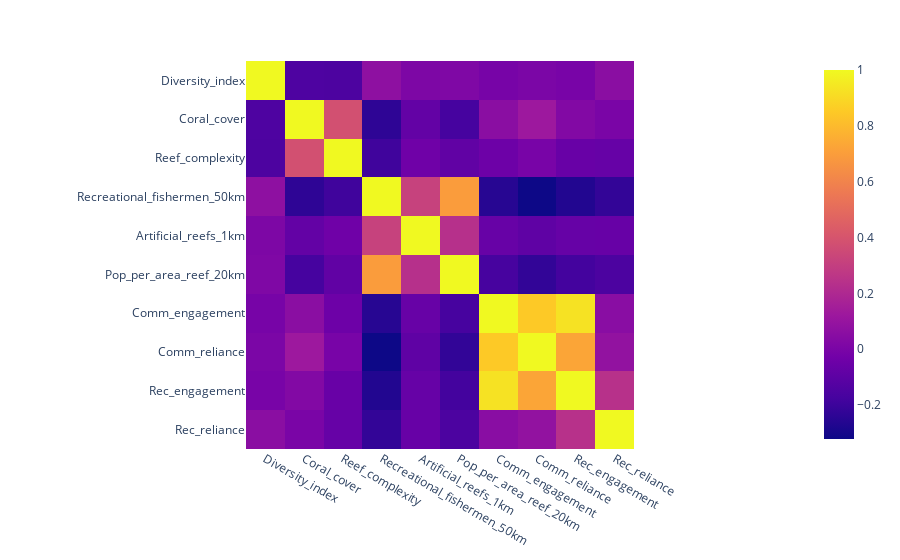

The code cell stored with this chart in its notebook:
### Markdown cell above
This plot shows that:
- it seems we have consistent data only for the 5 first cols of this matrix (begin at the left).
- it seems that, we have more recreational fisherman in artificial reef compared in complex natural reef or site whit high coral cover. 
- higher is the diversity index more the value for pop_per_aera, artificial_reef, and recreational_fishermen are high. Suggest this features will influence the diversity index.

### Code cell
px.imshow(species.loc[:, ['Diversity_index','Coral_cover','Reef_complexity','Recreational_fishermen_50km', 'Artificial_reefs_1km', 'Pop_per_area_reef_20km','Comm_engagement', 'Comm_reliance', 'Rec_engagement', 'Rec_reliance']].corr())

### Figure 1 — Plotly figure (JSON) as saved in the notebook; plotly's stock layout.template omitted (floating-point values rounded to 4 significant figures)
{"data": [{"coloraxis": "coloraxis", "hovertemplate": "x: %{x}<br>y: %{y}<br>color: %{z}<extra></extra>", "name": "0", "type": "heatmap", "x": ["Diversity_index", "Coral_cover", "Reef_complexity", "Recreational_fishermen_50km", "Artificial_reefs_1km", "Pop_per_area_reef_20km", "Comm_engagement", "Comm_reliance", "Rec_engagement", "Rec_reliance"], "xaxis": "x", "y": ["Diversity_index", "Coral_cover", "Reef_complexity", "Recreational_fishermen_50km", "Artificial_reefs_1km", "Pop_per_area_reef_20km", "Comm_engagement", "Comm_reliance", "Rec_engagement", "Rec_reliance"], "yaxis": "y", "z": [[1, -0.1493, -0.1521, 0.0704, 0.01155, 0.01634, -0.01018, 0.002786, -0.008496, 0.05679], [-0.1493, 1, 0.3817, -0.2374, -0.07669, -0.1763, 0.05675, 0.1215, 0.02772, -0.0009188], [-0.1521, 0.3817, 1, -0.1914, -0.0376, -0.08628, -0.04332, -0.006978, -0.06306, -0.06711], [0.0704, -0.2374, -0.1914, 1, 0.3168, 0.6957, -0.2552, -0.322, -0.2676, -0.223], [0.01155, -0.07669, -0.0376, 0.3168, 1, 0.2346, -0.06499, -0.09011, -0.06869, -0.06422], [0.01634, -0.1763, -0.08628, 0.6957, 0.2346, 1, -0.1704, -0.2268, -0.1799, -0.1549], [-0.01018, 0.05675, -0.04332, -0.2552, -0.06499, -0.1704, 1, 0.85, 0.9285, 0.05114], [0.002786, 0.1215, -0.006978, -0.322, -0.09011, -0.2268, 0.85, 1, 0.7258, 0.08398], [-0.008496, 0.02772, -0.06306, -0.2676, -0.06869, -0.1799, 0.9285, 0.7258, 1, 0.2395], [0.05679, -0.0009188, -0.06711, -0.223, -0.06422, -0.1549, 0.05114, 0.08398, 0.2395, 1]]}], "layout": {"coloraxis": {"colorscale": [[0, "#0d0887"], [0.1111, "#46039f"], [0.2222, "#7201a8"], [0.3333, "#9c179e"], [0.4444, "#bd3786"], [0.5556, "#d8576b"], [0.6667, "#ed7953"], [0.7778, "#fb9f3a"], [0.8889, "#fdca26"], [1, "#f0f921"]]}, "margin": {"t": 60}, "xaxis": {"anchor": "y", "constrain": "domain", "domain": [0, 1], "scaleanchor": "y"}, "yaxis": {"anchor": "x", "autorange": "reversed", "constrain": "domain", "domain": [0, 1]}}}
